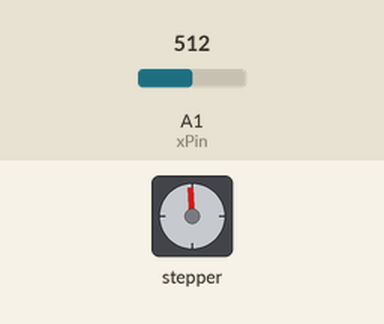
Bench run of a sketch on a simulated Arduino Uno, built with avr-gcc and run on an emulated ATmega328P. Parts: stepper motor. Wiring (inferred from the names in the program): stepper motor (2048 steps per turn assumed): coils pin 8, pin 9, pin 10, pin 11. Inputs (shaded band) come from the test bench; at power-on: A1 (xPin) = 512. What the sketch prints to the serial monitor is not drawn.

Above: at 1.2 s.
1.3 s: A1 (xPin) set to 900
4.3 s: A1 (xPin) set to 1010
7.3 s: A1 (xPin) set to 990
At 10.2 s:
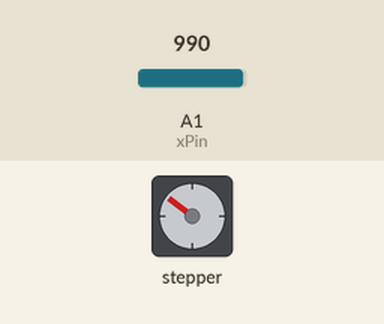
10.3 s: A1 (xPin) set to 1023
13.3 s: A1 (xPin) set to 716
At 13.51 s:
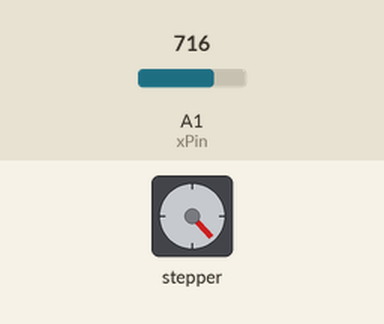
16.3 s: A1 (xPin) set to 513
At 16.98 s:
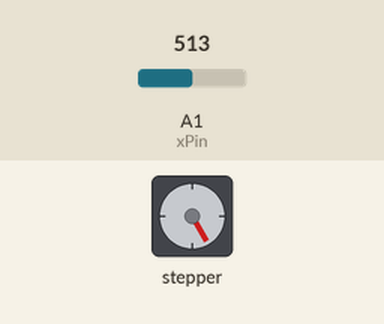
Timing chart, 0 to 28.0 s (numbered marks = the images above; inputs shaded):
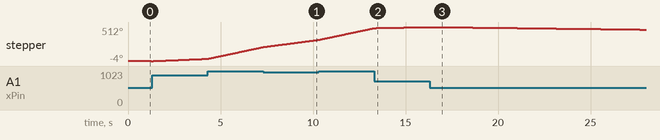

The sketch:

combo.ino
```cpp
// what pins did you hook up?
int xPin = A1;
int yPin = A0;
int buttonPin = 2;

int xPosition = 0;
int yPosition = 0;
int buttonState = 0;
int speed_steps = 0;
int set_speed =1;
int abs_position;

/*
   BYJ48 Stepper motor code
   Connect :
   IN1 >> D8
   IN2 >> D9
   IN3 >> D10
   IN4 >> D11
   VCC ... 5V Prefer to use external 5V Source
   Gnd
   written By :Mohannad Rawashdeh
  http://www.instructables.com/member/Mohannad+Rawashdeh/
     28/9/2013
  */

#define IN1  8
#define IN2  9
#define IN3  10
#define IN4  11
int Steps = 0;
boolean Direction = true;// gre
unsigned long last_time;
unsigned long currentMillis ;
int steps_left=4095;
long time;
void setup()
{

    pinMode(xPin, INPUT); //lyssna
  pinMode(yPin, INPUT);

  //activate pull-up resistor on the push-button pin
  pinMode(buttonPin, INPUT_PULLUP); //starta på "1" HIGH eller hög, så att man märker när man klickar

  // For versions prior to Arduino 1.0.1
  // pinMode(buttonPin, INPUT);
  // digitalWrite(buttonPin, HIGH);
Serial.begin(115200);
pinMode(IN1, OUTPUT);
pinMode(IN2, OUTPUT);
pinMode(IN3, OUTPUT);
pinMode(IN4, OUTPUT);
// delay(1000);

}
void loop()
{
  while(steps_left>0){
  currentMillis = micros();
  if(currentMillis-last_time>=1000){//was 1000 //Kollar om det gått minst 1000 microsec sen senaste step
              xPosition = analogRead(xPin);
             // yPosition = analogRead(yPin);
             Serial.println(xPosition);
        if ((xPosition<=520)||(xPosition>=530)){ //kör bara om joystick är aktiverad
          if(xPosition<=523) {  //Vänder riktning beroende på hur man vrider joystick
            Direction = true;
            abs_position = xPosition*0.05;
             }
          else {
            Direction = false;
            abs_position = (1023-xPosition)*0.05;
          }
     // if(xPosition<=530) Direction = false;
 /*         if(speed_steps>set_speed){
            delay(5);
             Serial.println(speed_steps);
            speed_steps=0;
            }
          speed_steps++;
          */

          //Speed control
              //Serial.print("Abs_X: ");
             // Serial.println(abs_position);
             // Serial.println(steps_left);
            delay(abs_position);
             Serial.println(abs_position);
          //End speed control


        //Kör stegmotorn ett steg i rätt riktning
        stepper(1);
        time=time+micros()-last_time;
        last_time=micros();
        steps_left--;
        // kört stegmotor i rätt riktning
       }
      }
  }
        steps_left=4095;

 }
 /* Serial.println(time);
  Serial.println(currentMillis);
   currentMillis = micros();
  Serial.println(currentMillis);
 Serial.println("Wait...!");
  delay(100);
 // Direction=!Direction;
  */


//joystick code
 /* xPosition = analogRead(xPin);
  yPosition = analogRead(yPin);
  buttonState = digitalRead(buttonPin);

  Serial.print("X: ");
  Serial.print(xPosition);
  Serial.print(" | Y: ");
  Serial.print(yPosition);
  Serial.print(" | Button: ");
  Serial.println(buttonState);

//set_speed = xPosition+1;
//set_speed=1;
 // delay(500); // add some delay between reads

  */


void stepper(int xw){
  for (int x=0;x<xw;x++){
switch(Steps){
   case 0:
     digitalWrite(IN1, LOW);
     digitalWrite(IN2, LOW);
     digitalWrite(IN3, LOW);
     digitalWrite(IN4, HIGH);
   break;
   case 1:
     digitalWrite(IN1, LOW);
     digitalWrite(IN2, LOW);
     digitalWrite(IN3, HIGH);
     digitalWrite(IN4, HIGH);
   break;
   case 2:
     digitalWrite(IN1, LOW);
     digitalWrite(IN2, LOW);
     digitalWrite(IN3, HIGH);
     digitalWrite(IN4, LOW);
   break;
   case 3:
     digitalWrite(IN1, LOW);
     digitalWrite(IN2, HIGH);
     digitalWrite(IN3, HIGH);
     digitalWrite(IN4, LOW);
   break;
   case 4:
     digitalWrite(IN1, LOW);
     digitalWrite(IN2, HIGH);
     digitalWrite(IN3, LOW);
     digitalWrite(IN4, LOW);
   break;
   case 5:
     digitalWrite(IN1, HIGH);
     digitalWrite(IN2, HIGH);
     digitalWrite(IN3, LOW);
     digitalWrite(IN4, LOW);
   break;
     case 6:
     digitalWrite(IN1, HIGH);
     digitalWrite(IN2, LOW);
     digitalWrite(IN3, LOW);
     digitalWrite(IN4, LOW);
   break;
   case 7:
     digitalWrite(IN1, HIGH);
     digitalWrite(IN2, LOW);
     digitalWrite(IN3, LOW);
     digitalWrite(IN4, HIGH);
   break;
   default:
     digitalWrite(IN1, LOW);
     digitalWrite(IN2, LOW);
     digitalWrite(IN3, LOW);
     digitalWrite(IN4, LOW);
   break;
}
SetDirection();
}
}
void SetDirection(){
if(Direction==1){ Steps++;}
if(Direction==0){ Steps--; }
if(Steps>7){Steps=0;}
if(Steps<0){Steps=7; }


}
```
